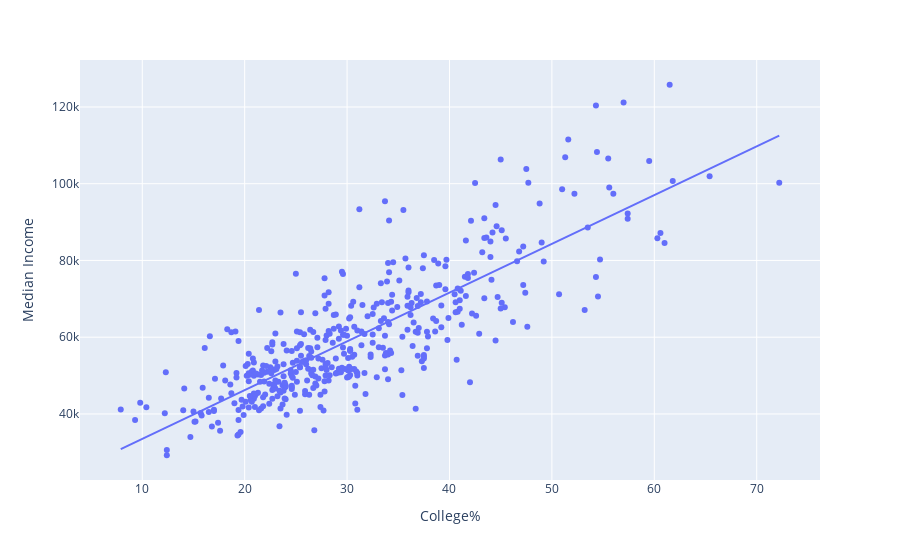

The notebook cell this image was saved under:
### Markdown cell above
px.scatter(df, x = x_column, y = y_column, trendline = 'ols')
<br> 'ols' stands for ordinary least squares

### Code cell
px.scatter(demographics, x= 'College%', y = 'Median Income', trendline = 'ols')

### Figure 1 — Plotly figure (JSON) as saved in the notebook; plotly's stock layout.template omitted (floating-point values rounded to 4 significant figures; data arrays with more than 128 entries replaced by an {"elided": "..."} marker saying what was removed)
{"data": [{"hovertemplate": "College%=%{x}<br>Median Income=%{y}<extra></extra>", "legendgroup": "", "marker": {"color": "#636efa", "symbol": "circle"}, "mode": "markers", "name": "", "orientation": "v", "showlegend": false, "type": "scatter", "x": {"elided": "435 float values"}, "xaxis": "x", "y": {"elided": "435 int values"}, "yaxis": "y"}, {"hovertemplate": "<b>OLS trendline</b><br>Median Income = 1270.7 * College% + 20802.6<br>R<sup>2</sup>=0.669885<br><br>College%=%{x}<br>Median Income=%{y} <b>(trend)</b><extra></extra>", "legendgroup": "", "marker": {"color": "#636efa", "symbol": "circle"}, "mode": "lines", "name": "", "showlegend": false, "type": "scatter", "x": {"elided": "435 float values"}, "xaxis": "x", "y": {"elided": "435 float values"}, "yaxis": "y"}], "layout": {"autosize": true, "legend": {"tracegroupgap": 0}, "margin": {"t": 60}, "xaxis": {"anchor": "y", "autorange": true, "domain": [0, 1], "range": [3.883, 76.22], "title": {"text": "College%"}, "type": "linear"}, "yaxis": {"anchor": "x", "autorange": true, "domain": [0, 1], "range": [21760.0, 133300.0], "title": {"text": "Median Income"}, "type": "linear"}}}
